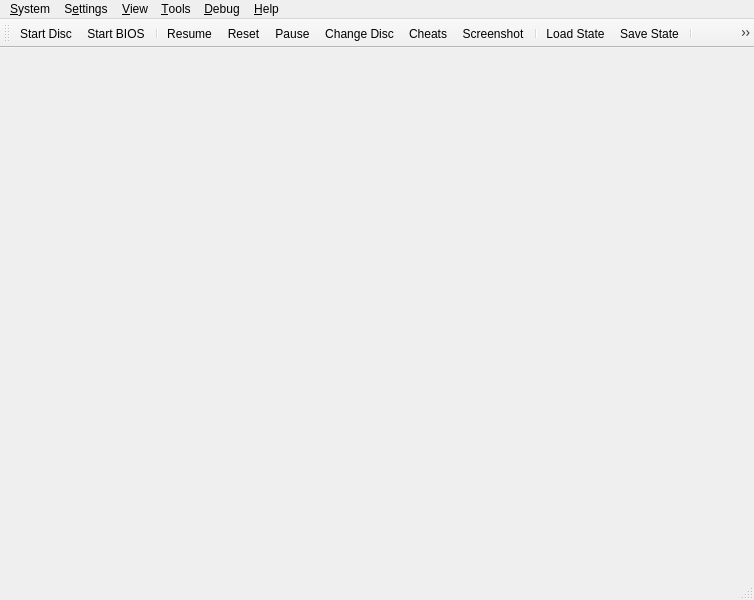
<?xml version="1.0" encoding="UTF-8"?>
<ui version="4.0">
 <class>MainWindow</class>
 <widget class="QMainWindow" name="MainWindow">
  <property name="geometry">
   <rect>
    <x>0</x>
    <y>0</y>
    <width>754</width>
    <height>600</height>
   </rect>
  </property>
  <property name="acceptDrops">
   <bool>true</bool>
  </property>
  <property name="windowTitle">
   <string>DuckStation</string>
  </property>
  <property name="windowIcon">
   <iconset resource="resources/resources.qrc">
    <normaloff>:/icons/duck.png</normaloff>:/icons/duck.png</iconset>
  </property>
  <widget class="QStackedWidget" name="mainContainer">
   <property name="currentIndex">
    <number>0</number>
   </property>
   <widget class="QWidget" name="page"/>
   <widget class="QWidget" name="page_2"/>
  </widget>
  <widget class="QMenuBar" name="menuBar">
   <property name="geometry">
    <rect>
     <x>0</x>
     <y>0</y>
     <width>754</width>
     <height>22</height>
    </rect>
   </property>
   <widget class="QMenu" name="menuSystem">
    <property name="title">
     <string>&amp;System</string>
    </property>
    <widget class="QMenu" name="menuChangeDisc">
     <property name="title">
      <string>Change Disc</string>
     </property>
     <property name="icon">
      <iconset resource="resources/resources.qrc">
       <normaloff>:/icons/media-optical.png</normaloff>:/icons/media-optical.png</iconset>
     </property>
     <actiongroup name="actionGroupChangeDiscSubImages"/>
     <addaction name="actionChangeDiscFromFile"/>
     <addaction name="actionChangeDiscFromGameList"/>
     <addaction name="actionRemoveDisc"/>
     <addaction name="separator"/>
    </widget>
    <widget class="QMenu" name="menuCheats">
     <property name="title">
      <string>Cheats</string>
     </property>
     <property name="icon">
      <iconset resource="resources/resources.qrc">
       <normaloff>:/icons/conical-flask-red.png</normaloff>:/icons/conical-flask-red.png</iconset>
     </property>
    </widget>
    <widget class="QMenu" name="menuLoadState">
     <property name="title">
      <string>Load State</string>
     </property>
     <property name="icon">
      <iconset resource="resources/resources.qrc">
       <normaloff>:/icons/document-open.png</normaloff>:/icons/document-open.png</iconset>
     </property>
    </widget>
    <widget class="QMenu" name="menuSaveState">
     <property name="title">
      <string>Save State</string>
     </property>
     <property name="icon">
      <iconset resource="resources/resources.qrc">
       <normaloff>:/icons/document-save.png</normaloff>:/icons/document-save.png</iconset>
     </property>
    </widget>
    <addaction name="actionStartDisc"/>
    <addaction name="actionStartBios"/>
    <addaction name="actionResumeLastState"/>
    <addaction name="separator"/>
    <addaction name="actionPowerOff"/>
    <addaction name="actionPowerOffWithoutSaving"/>
    <addaction name="actionReset"/>
    <addaction name="actionPause"/>
    <addaction name="menuChangeDisc"/>
    <addaction name="separator"/>
    <addaction name="menuCheats"/>
    <addaction name="actionScreenshot"/>
    <addaction name="separator"/>
    <addaction name="menuLoadState"/>
    <addaction name="menuSaveState"/>
    <addaction name="separator"/>
    <addaction name="actionExit"/>
   </widget>
   <widget class="QMenu" name="menuSettings">
    <property name="title">
     <string>S&amp;ettings</string>
    </property>
    <widget class="QMenu" name="menuSettingsTheme">
     <property name="title">
      <string>Theme</string>
     </property>
    </widget>
    <widget class="QMenu" name="menuSettingsLanguage">
     <property name="title">
      <string>Language</string>
     </property>
    </widget>
    <addaction name="separator"/>
    <addaction name="actionGeneralSettings"/>
    <addaction name="actionBIOSSettings"/>
    <addaction name="actionConsoleSettings"/>
    <addaction name="actionEmulationSettings"/>
    <addaction name="actionGameListSettings"/>
    <addaction name="actionHotkeySettings"/>
    <addaction name="actionControllerSettings"/>
    <addaction name="actionMemoryCardSettings"/>
    <addaction name="actionDisplaySettings"/>
    <addaction name="actionEnhancementSettings"/>
    <addaction name="actionPostProcessingSettings"/>
    <addaction name="actionAudioSettings"/>
    <addaction name="actionAchievementSettings"/>
    <addaction name="actionAdvancedSettings"/>
    <addaction name="separator"/>
    <addaction name="actionTextureReplacementSettings"/>
    <addaction name="separator"/>
    <addaction name="actionAddGameDirectory"/>
    <addaction name="actionScanForNewGames"/>
    <addaction name="actionRescanAllGames"/>
    <addaction name="separator"/>
    <addaction name="menuSettingsLanguage"/>
    <addaction name="menuSettingsTheme"/>
   </widget>
   <widget class="QMenu" name="menuHelp">
    <property name="title">
     <string>&amp;Help</string>
    </property>
    <addaction name="actionGitHubRepository"/>
    <addaction name="actionIssueTracker"/>
    <addaction name="actionDiscordServer"/>
    <addaction name="separator"/>
    <addaction name="actionCheckForUpdates"/>
    <addaction name="separator"/>
    <addaction name="actionAboutQt"/>
    <addaction name="actionAbout"/>
   </widget>
   <widget class="QMenu" name="menuDebug">
    <property name="title">
     <string>&amp;Debug</string>
    </property>
    <widget class="QMenu" name="menuRenderer">
     <property name="title">
      <string>Switch GPU Renderer</string>
     </property>
    </widget>
    <widget class="QMenu" name="menuCPUExecutionMode">
     <property name="title">
      <string>Switch CPU Emulation Mode</string>
     </property>
    </widget>
    <widget class="QMenu" name="menuCropMode">
     <property name="title">
      <string>Switch Crop Mode</string>
     </property>
    </widget>
    <addaction name="menuCPUExecutionMode"/>
    <addaction name="menuRenderer"/>
    <addaction name="menuCropMode"/>
    <addaction name="actionDisableAllEnhancements"/>
    <addaction name="actionDisableInterlacing"/>
    <addaction name="actionForceNTSCTimings"/>
    <addaction name="separator"/>
    <addaction name="actionCPUDebugger"/>
    <addaction name="separator"/>
    <addaction name="actionDumpRAM"/>
    <addaction name="actionDumpVRAM"/>
    <addaction name="actionDumpSPURAM"/>
    <addaction name="separator"/>
    <addaction name="actionDebugDumpCPUtoVRAMCopies"/>
    <addaction name="actionDebugDumpVRAMtoCPUCopies"/>
    <addaction name="actionDumpAudio"/>
    <addaction name="separator"/>
    <addaction name="actionDebugShowVRAM"/>
    <addaction name="actionDebugShowGPUState"/>
    <addaction name="actionDebugShowCDROMState"/>
    <addaction name="actionDebugShowSPUState"/>
    <addaction name="actionDebugShowTimersState"/>
    <addaction name="actionDebugShowMDECState"/>
    <addaction name="actionDebugShowDMAState"/>
   </widget>
   <widget class="QMenu" name="menu_View">
    <property name="title">
     <string>&amp;View</string>
    </property>
    <widget class="QMenu" name="menuWindowSize">
     <property name="title">
      <string>&amp;Window Size</string>
     </property>
    </widget>
    <addaction name="actionViewToolbar"/>
    <addaction name="actionViewLockToolbar"/>
    <addaction name="actionViewStatusBar"/>
    <addaction name="separator"/>
    <addaction name="actionViewGameList"/>
    <addaction name="actionViewGameGrid"/>
    <addaction name="actionViewSystemDisplay"/>
    <addaction name="actionViewGameProperties"/>
    <addaction name="separator"/>
    <addaction name="actionFullscreen"/>
    <addaction name="menuWindowSize"/>
    <addaction name="separator"/>
    <addaction name="actionGridViewShowTitles"/>
    <addaction name="actionGridViewZoomIn"/>
    <addaction name="actionGridViewZoomOut"/>
    <addaction name="actionGridViewRefreshCovers"/>
   </widget>
   <widget class="QMenu" name="menu_Tools">
    <property name="title">
     <string>&amp;Tools</string>
    </property>
    <addaction name="actionMemory_Card_Editor"/>
    <addaction name="actionCheatManager"/>
    <addaction name="separator"/>
    <addaction name="actionOpenDataDirectory"/>
   </widget>
   <addaction name="menuSystem"/>
   <addaction name="menuSettings"/>
   <addaction name="menu_View"/>
   <addaction name="menu_Tools"/>
   <addaction name="menuDebug"/>
   <addaction name="menuHelp"/>
  </widget>
  <widget class="QToolBar" name="toolBar">
   <property name="windowTitle">
    <string>toolBar</string>
   </property>
   <property name="iconSize">
    <size>
     <width>32</width>
     <height>32</height>
    </size>
   </property>
   <property name="toolButtonStyle">
    <enum>Qt::ToolButtonTextUnderIcon</enum>
   </property>
   <attribute name="toolBarArea">
    <enum>TopToolBarArea</enum>
   </attribute>
   <attribute name="toolBarBreak">
    <bool>false</bool>
   </attribute>
   <addaction name="actionStartDisc"/>
   <addaction name="actionStartBios"/>
   <addaction name="separator"/>
   <addaction name="actionResumeLastState"/>
   <addaction name="actionReset"/>
   <addaction name="actionPause"/>
   <addaction name="actionChangeDisc"/>
   <addaction name="actionCheats"/>
   <addaction name="actionScreenshot"/>
   <addaction name="separator"/>
   <addaction name="actionLoadState"/>
   <addaction name="actionSaveState"/>
   <addaction name="separator"/>
   <addaction name="actionFullscreen"/>
   <addaction name="actionSettings"/>
  </widget>
  <widget class="QStatusBar" name="statusBar"/>
  <action name="actionStartDisc">
   <property name="icon">
    <iconset resource="resources/resources.qrc">
     <normaloff>:/icons/drive-optical.png</normaloff>:/icons/drive-optical.png</iconset>
   </property>
   <property name="text">
    <string>Start &amp;Disc...</string>
   </property>
  </action>
  <action name="actionStartBios">
   <property name="icon">
    <iconset resource="resources/resources.qrc">
     <normaloff>:/icons/drive-removable-media.png</normaloff>:/icons/drive-removable-media.png</iconset>
   </property>
   <property name="text">
    <string>Start &amp;BIOS</string>
   </property>
  </action>
  <action name="actionScanForNewGames">
   <property name="icon">
    <iconset resource="resources/resources.qrc">
     <normaloff>:/icons/folder-open.png</normaloff>:/icons/folder-open.png</iconset>
   </property>
   <property name="text">
    <string>&amp;Scan For New Games</string>
   </property>
  </action>
  <action name="actionRescanAllGames">
   <property name="icon">
    <iconset resource="resources/resources.qrc">
     <normaloff>:/icons/view-refresh.png</normaloff>:/icons/view-refresh.png</iconset>
   </property>
   <property name="text">
    <string>&amp;Rescan All Games</string>
   </property>
  </action>
  <action name="actionPowerOff">
   <property name="icon">
    <iconset resource="resources/resources.qrc">
     <normaloff>:/icons/system-shutdown.png</normaloff>:/icons/system-shutdown.png</iconset>
   </property>
   <property name="text">
    <string>Power &amp;Off</string>
   </property>
  </action>
  <action name="actionReset">
   <property name="icon">
    <iconset resource="resources/resources.qrc">
     <normaloff>:/icons/view-refresh.png</normaloff>:/icons/view-refresh.png</iconset>
   </property>
   <property name="text">
    <string>&amp;Reset</string>
   </property>
  </action>
  <action name="actionPause">
   <property name="checkable">
    <bool>true</bool>
   </property>
   <property name="icon">
    <iconset resource="resources/resources.qrc">
     <normaloff>:/icons/media-playback-pause.png</normaloff>:/icons/media-playback-pause.png</iconset>
   </property>
   <property name="text">
    <string>&amp;Pause</string>
   </property>
  </action>
  <action name="actionLoadState">
   <property name="icon">
    <iconset resource="resources/resources.qrc">
     <normaloff>:/icons/document-open.png</normaloff>:/icons/document-open.png</iconset>
   </property>
   <property name="text">
    <string>&amp;Load State</string>
   </property>
  </action>
  <action name="actionSaveState">
   <property name="icon">
    <iconset resource="resources/resources.qrc">
     <normaloff>:/icons/document-save.png</normaloff>:/icons/document-save.png</iconset>
   </property>
   <property name="text">
    <string>&amp;Save State</string>
   </property>
  </action>
  <action name="actionExit">
   <property name="text">
    <string>E&amp;xit</string>
   </property>
  </action>
  <action name="actionBIOSSettings">
   <property name="icon">
    <iconset resource="resources/resources.qrc">
     <normaloff>:/icons/media-flash-2.png</normaloff>:/icons/media-flash-2.png</iconset>
   </property>
   <property name="text">
    <string>B&amp;IOS Settings...</string>
   </property>
  </action>
  <action name="actionConsoleSettings">
   <property name="icon">
    <iconset resource="resources/resources.qrc">
     <normaloff>:/icons/utilities-system-monitor.png</normaloff>:/icons/utilities-system-monitor.png</iconset>
   </property>
   <property name="text">
    <string>C&amp;onsole Settings...</string>
   </property>
  </action>
  <action name="actionEmulationSettings">
   <property name="icon">
    <iconset resource="resources/resources.qrc">
     <normaloff>:/icons/applications-other.png</normaloff>:/icons/applications-other.png</iconset>
   </property>
   <property name="text">
    <string>E&amp;mulation Settings...</string>
   </property>
  </action>
  <action name="actionControllerSettings">
   <property name="icon">
    <iconset resource="resources/resources.qrc">
     <normaloff>:/icons/input-gaming.png</normaloff>:/icons/input-gaming.png</iconset>
   </property>
   <property name="text">
    <string>&amp;Controller Settings...</string>
   </property>
  </action>
  <action name="actionHotkeySettings">
   <property name="icon">
    <iconset resource="resources/resources.qrc">
     <normaloff>:/icons/preferences-desktop-keyboard-shortcuts.png</normaloff>:/icons/preferences-desktop-keyboard-shortcuts.png</iconset>
   </property>
   <property name="text">
    <string>&amp;Hotkey Settings...</string>
   </property>
  </action>
  <action name="actionDisplaySettings">
   <property name="icon">
    <iconset resource="resources/resources.qrc">
     <normaloff>:/icons/video-display.png</normaloff>:/icons/video-display.png</iconset>
   </property>
   <property name="text">
    <string>&amp;Display Settings...</string>
   </property>
  </action>
  <action name="actionEnhancementSettings">
   <property name="icon">
    <iconset resource="resources/resources.qrc">
     <normaloff>:/icons/antialias-icon.png</normaloff>:/icons/antialias-icon.png</iconset>
   </property>
   <property name="text">
    <string>&amp;Enhancement Settings...</string>
   </property>
  </action>
  <action name="actionPostProcessingSettings">
   <property name="icon">
    <iconset resource="resources/resources.qrc">
     <normaloff>:/icons/applications-graphics.png</normaloff>:/icons/applications-graphics.png</iconset>
   </property>
   <property name="text">
    <string>&amp;Post-Processing Settings...</string>
   </property>
  </action>
  <action name="actionFullscreen">
   <property name="icon">
    <iconset resource="resources/resources.qrc">
     <normaloff>:/icons/view-fullscreen.png</normaloff>:/icons/view-fullscreen.png</iconset>
   </property>
   <property name="text">
    <string>Fullscreen</string>
   </property>
  </action>
  <action name="actionResolution_Scale">
   <property name="text">
    <string>Resolution Scale</string>
   </property>
  </action>
  <action name="actionGitHubRepository">
   <property name="icon">
    <iconset resource="resources/resources.qrc">
     <normaloff>:/icons/github.png</normaloff>:/icons/github.png</iconset>
   </property>
   <property name="text">
    <string>&amp;GitHub Repository...</string>
   </property>
  </action>
  <action name="actionIssueTracker">
   <property name="icon">
    <iconset resource="resources/resources.qrc">
     <normaloff>:/icons/IssueTracker.png</normaloff>:/icons/IssueTracker.png</iconset>
   </property>
   <property name="text">
    <string>&amp;Issue Tracker...</string>
   </property>
  </action>
  <action name="actionDiscordServer">
   <property name="icon">
    <iconset resource="resources/resources.qrc">
     <normaloff>:/icons/discord.png</normaloff>:/icons/discord.png</iconset>
   </property>
   <property name="text">
    <string>&amp;Discord Server...</string>
   </property>
  </action>
  <action name="actionCheckForUpdates">
   <property name="icon">
    <iconset resource="resources/resources.qrc">
     <normaloff>:/icons/update.png</normaloff>:/icons/update.png</iconset>
   </property>
   <property name="text">
    <string>Check for &amp;Updates...</string>
   </property>
  </action>
  <action name="actionAboutQt">
   <property name="icon">
    <iconset resource="resources/resources.qrc">
     <normaloff>:/icons/QT.png</normaloff>:/icons/QT.png</iconset>
   </property>
   <property name="text">
    <string>About &amp;Qt...</string>
   </property>
  </action>
  <action name="actionAbout">
   <property name="icon">
    <iconset resource="resources/resources.qrc">
     <normaloff>:/icons/duck_64.png</normaloff>:/icons/duck_64.png</iconset>
   </property>
   <property name="text">
    <string>&amp;About DuckStation...</string>
   </property>
  </action>
  <action name="actionChangeDisc">
   <property name="icon">
    <iconset resource="resources/resources.qrc">
     <normaloff>:/icons/media-optical.png</normaloff>:/icons/media-optical.png</iconset>
   </property>
   <property name="text">
    <string>Change Disc...</string>
   </property>
  </action>
  <action name="actionCheats">
   <property name="icon">
    <iconset resource="resources/resources.qrc">
     <normaloff>:/icons/conical-flask-red.png</normaloff>:/icons/conical-flask-red.png</iconset>
   </property>
   <property name="text">
    <string>Cheats...</string>
   </property>
  </action>
  <action name="actionAudioSettings">
   <property name="icon">
    <iconset resource="resources/resources.qrc">
     <normaloff>:/icons/audio-card.png</normaloff>:/icons/audio-card.png</iconset>
   </property>
   <property name="text">
    <string>Audio Settings...</string>
   </property>
  </action>
  <action name="actionAchievementSettings">
   <property name="icon">
    <iconset resource="resources/resources.qrc">
     <normaloff>:/icons/trophy.png</normaloff>:/icons/trophy.png</iconset>
   </property>
   <property name="text">
    <string>Achievement Settings...</string>
   </property>
  </action>
  <action name="actionGameListSettings">
   <property name="icon">
    <iconset resource="resources/resources.qrc">
     <normaloff>:/icons/folder-open.png</normaloff>:/icons/folder-open.png</iconset>
   </property>
   <property name="text">
    <string>Game List Settings...</string>
   </property>
  </action>
  <action name="actionGeneralSettings">
   <property name="icon">
    <iconset resource="resources/resources.qrc">
     <normaloff>:/icons/applications-system.png</normaloff>:/icons/applications-system.png</iconset>
   </property>
   <property name="text">
    <string>General Settings...</string>
   </property>
  </action>
  <action name="actionAdvancedSettings">
   <property name="icon">
    <iconset resource="resources/resources.qrc">
     <normaloff>:/icons/applications-development.png</normaloff>:/icons/applications-development.png</iconset>
   </property>
   <property name="text">
    <string>Advanced Settings...</string>
   </property>
  </action>
  <action name="actionAddGameDirectory">
   <property name="icon">
    <iconset resource="resources/resources.qrc">
     <normaloff>:/icons/edit-find.png</normaloff>:/icons/edit-find.png</iconset>
   </property>
   <property name="text">
    <string>Add Game Directory...</string>
   </property>
  </action>
  <action name="actionSettings">
   <property name="icon">
    <iconset resource="resources/resources.qrc">
     <normaloff>:/icons/preferences-system.png</normaloff>:/icons/preferences-system.png</iconset>
   </property>
   <property name="text">
    <string>&amp;Settings...</string>
   </property>
  </action>
  <action name="actionChangeDiscFromFile">
   <property name="text">
    <string>From File...</string>
   </property>
  </action>
  <action name="actionChangeDiscFromGameList">
   <property name="text">
    <string>From Game List...</string>
   </property>
  </action>
  <action name="actionRemoveDisc">
   <property name="text">
    <string>Remove Disc</string>
   </property>
  </action>
  <action name="actionResume_State">
   <property name="text">
    <string>Resume State</string>
   </property>
  </action>
  <action name="actionGlobal_State">
   <property name="text">
    <string>Global State</string>
   </property>
  </action>
  <action name="actionDebugShowVRAM">
   <property name="checkable">
    <bool>true</bool>
   </property>
   <property name="text">
    <string>Show VRAM</string>
   </property>
  </action>
  <action name="actionDebugDumpCPUtoVRAMCopies">
   <property name="checkable">
    <bool>true</bool>
   </property>
   <property name="text">
    <string>Dump CPU to VRAM Copies</string>
   </property>
  </action>
  <action name="actionDebugDumpVRAMtoCPUCopies">
   <property name="checkable">
    <bool>true</bool>
   </property>
   <property name="text">
    <string>Dump VRAM to CPU Copies</string>
   </property>
  </action>
  <action name="actionDisableAllEnhancements">
   <property name="checkable">
    <bool>true</bool>
   </property>
   <property name="text">
    <string>Disable All Enhancements</string>
   </property>
  </action>
  <action name="actionDisableInterlacing">
   <property name="checkable">
    <bool>true</bool>
   </property>
   <property name="text">
    <string>Disable Interlacing</string>
   </property>
  </action>
  <action name="actionForceNTSCTimings">
   <property name="checkable">
    <bool>true</bool>
   </property>
   <property name="text">
    <string>Force NTSC Timings</string>
   </property>
  </action>
  <action name="actionDumpAudio">
   <property name="checkable">
    <bool>true</bool>
   </property>
   <property name="text">
    <string>Dump Audio</string>
   </property>
  </action>
  <action name="actionDumpRAM">
   <property name="text">
    <string>Dump RAM...</string>
   </property>
  </action>
  <action name="actionDumpVRAM">
   <property name="text">
    <string>Dump VRAM...</string>
   </property>
  </action>
  <action name="actionDumpSPURAM">
   <property name="text">
    <string>Dump SPU RAM...</string>
   </property>
  </action>
  <action name="actionDebugShowGPUState">
   <property name="checkable">
    <bool>true</bool>
   </property>
   <property name="text">
    <string>Show GPU State</string>
   </property>
  </action>
  <action name="actionDebugShowCDROMState">
   <property name="checkable">
    <bool>true</bool>
   </property>
   <property name="text">
    <string>Show CD-ROM State</string>
   </property>
  </action>
  <action name="actionDebugShowSPUState">
   <property name="checkable">
    <bool>true</bool>
   </property>
   <property name="text">
    <string>Show SPU State</string>
   </property>
  </action>
  <action name="actionDebugShowTimersState">
   <property name="checkable">
    <bool>true</bool>
   </property>
   <property name="text">
    <string>Show Timers State</string>
   </property>
  </action>
  <action name="actionDebugShowMDECState">
   <property name="checkable">
    <bool>true</bool>
   </property>
   <property name="text">
    <string>Show MDEC State</string>
   </property>
  </action>
  <action name="actionDebugShowDMAState">
   <property name="checkable">
    <bool>true</bool>
   </property>
   <property name="text">
    <string>Show DMA State</string>
   </property>
  </action>
  <action name="actionScreenshot">
   <property name="icon">
    <iconset resource="resources/resources.qrc">
     <normaloff>:/icons/camera-photo.png</normaloff>:/icons/camera-photo.png</iconset>
   </property>
   <property name="text">
    <string>&amp;Screenshot</string>
   </property>
  </action>
  <action name="actionMemoryCardSettings">
   <property name="icon">
    <iconset resource="resources/resources.qrc">
     <normaloff>:/icons/media-flash-24.png</normaloff>:/icons/media-flash-24.png</iconset>
   </property>
   <property name="text">
    <string>&amp;Memory Card Settings...</string>
   </property>
  </action>
  <action name="actionResumeLastState">
   <property name="icon">
    <iconset resource="resources/resources.qrc">
     <normaloff>:/icons/media-playback-start.png</normaloff>:/icons/media-playback-start.png</iconset>
   </property>
   <property name="text">
    <string>Resume</string>
   </property>
   <property name="toolTip">
    <string>Resumes the last save state created.</string>
   </property>
  </action>
  <action name="actionViewToolbar">
   <property name="checkable">
    <bool>true</bool>
   </property>
   <property name="checked">
    <bool>true</bool>
   </property>
   <property name="text">
    <string>&amp;Toolbar</string>
   </property>
  </action>
  <action name="actionViewLockToolbar">
   <property name="checkable">
    <bool>true</bool>
   </property>
   <property name="checked">
    <bool>false</bool>
   </property>
   <property name="text">
    <string>Lock Toolbar</string>
   </property>
  </action>
  <action name="actionViewStatusBar">
   <property name="checkable">
    <bool>true</bool>
   </property>
   <property name="checked">
    <bool>true</bool>
   </property>
   <property name="text">
    <string>&amp;Status Bar</string>
   </property>
  </action>
  <action name="actionViewGameList">
   <property name="text">
    <string>Game &amp;List</string>
   </property>
  </action>
  <action name="actionViewSystemDisplay">
   <property name="enabled">
    <bool>false</bool>
   </property>
   <property name="text">
    <string>System &amp;Display</string>
   </property>
  </action>
  <action name="actionViewGameProperties">
   <property name="enabled">
    <bool>false</bool>
   </property>
   <property name="text">
    <string>Game &amp;Properties</string>
   </property>
  </action>
  <action name="actionMemory_Card_Editor">
   <property name="text">
    <string>Memory &amp;Card Editor</string>
   </property>
  </action>
  <action name="actionCheatManager">
   <property name="text">
    <string>C&amp;heat Manager</string>
   </property>
  </action>
  <action name="actionCPUDebugger">
   <property name="text">
    <string>CPU D&amp;ebugger</string>
   </property>
  </action>
  <action name="actionViewGameGrid">
   <property name="text">
    <string>Game &amp;Grid</string>
   </property>
  </action>
  <action name="actionGridViewShowTitles">
   <property name="checkable">
    <bool>true</bool>
   </property>
   <property name="checked">
    <bool>true</bool>
   </property>
   <property name="text">
    <string>Show Titles (Grid View)</string>
   </property>
  </action>
  <action name="actionGridViewZoomIn">
   <property name="text">
    <string>Zoom &amp;In (Grid View)</string>
   </property>
   <property name="shortcut">
    <string>Ctrl++</string>
   </property>
  </action>
  <action name="actionGridViewZoomOut">
   <property name="text">
    <string>Zoom &amp;Out (Grid View)</string>
   </property>
   <property name="shortcut">
    <string>Ctrl+-</string>
   </property>
  </action>
  <action name="actionGridViewRefreshCovers">
   <property name="text">
    <string>Refresh &amp;Covers (Grid View)</string>
   </property>
  </action>
  <action name="actionOpen_Memory_Card_Directory">
   <property name="text">
    <string>Open Memory Card Directory...</string>
   </property>
  </action>
  <action name="actionOpenDataDirectory">
   <property name="text">
    <string>Open Data Directory...</string>
   </property>
  </action>
  <action name="actionPowerOffWithoutSaving">
   <property name="icon">
    <iconset resource="resources/resources.qrc">
     <normaloff>:/icons/process-stop.png</normaloff>:/icons/process-stop.png</iconset>
   </property>
   <property name="text">
    <string>Power Off &amp;Without Saving</string>
   </property>
  </action>
  <action name="actionTextureReplacementSettings">
   <property name="text">
    <string>Texture Replacement Settings</string>
   </property>
  </action>
 </widget>
 <resources>
  <include location="resources/resources.qrc"/>
 </resources>
 <connections/>
</ui>
